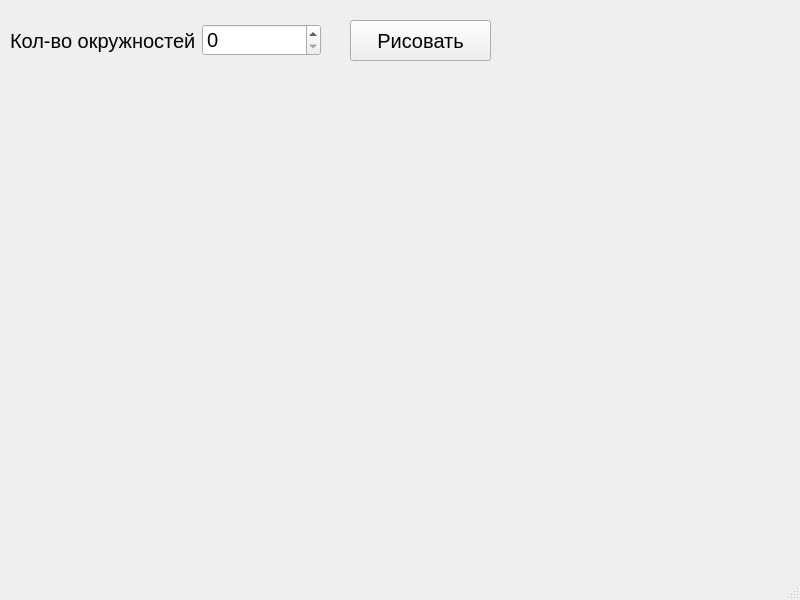
<?xml version="1.0" encoding="UTF-8"?>
<ui version="4.0">
 <class>MainWindow</class>
 <widget class="QMainWindow" name="MainWindow">
  <property name="geometry">
   <rect>
    <x>0</x>
    <y>0</y>
    <width>800</width>
    <height>600</height>
   </rect>
  </property>
  <property name="windowTitle">
   <string>MainWindow</string>
  </property>
  <property name="styleSheet">
   <string notr="true">* {font-size: 20px;}</string>
  </property>
  <widget class="QWidget" name="centralwidget">
   <widget class="QPushButton" name="btn">
    <property name="geometry">
     <rect>
      <x>350</x>
      <y>20</y>
      <width>141</width>
      <height>41</height>
     </rect>
    </property>
    <property name="text">
     <string>Рисовать</string>
    </property>
   </widget>
   <widget class="QWidget" name="">
    <property name="geometry">
     <rect>
      <x>10</x>
      <y>20</y>
      <width>311</width>
      <height>41</height>
     </rect>
    </property>
    <layout class="QHBoxLayout" name="horizontalLayout">
     <item>
      <widget class="QLabel" name="label">
       <property name="text">
        <string>Кол-во окружностей</string>
       </property>
      </widget>
     </item>
     <item>
      <widget class="QSpinBox" name="spinBox">
       <property name="maximum">
        <number>20</number>
       </property>
      </widget>
     </item>
    </layout>
   </widget>
  </widget>
  <widget class="QMenuBar" name="menubar">
   <property name="geometry">
    <rect>
     <x>0</x>
     <y>0</y>
     <width>800</width>
     <height>34</height>
    </rect>
   </property>
  </widget>
  <widget class="QStatusBar" name="statusbar"/>
 </widget>
 <resources/>
 <connections/>
</ui>
